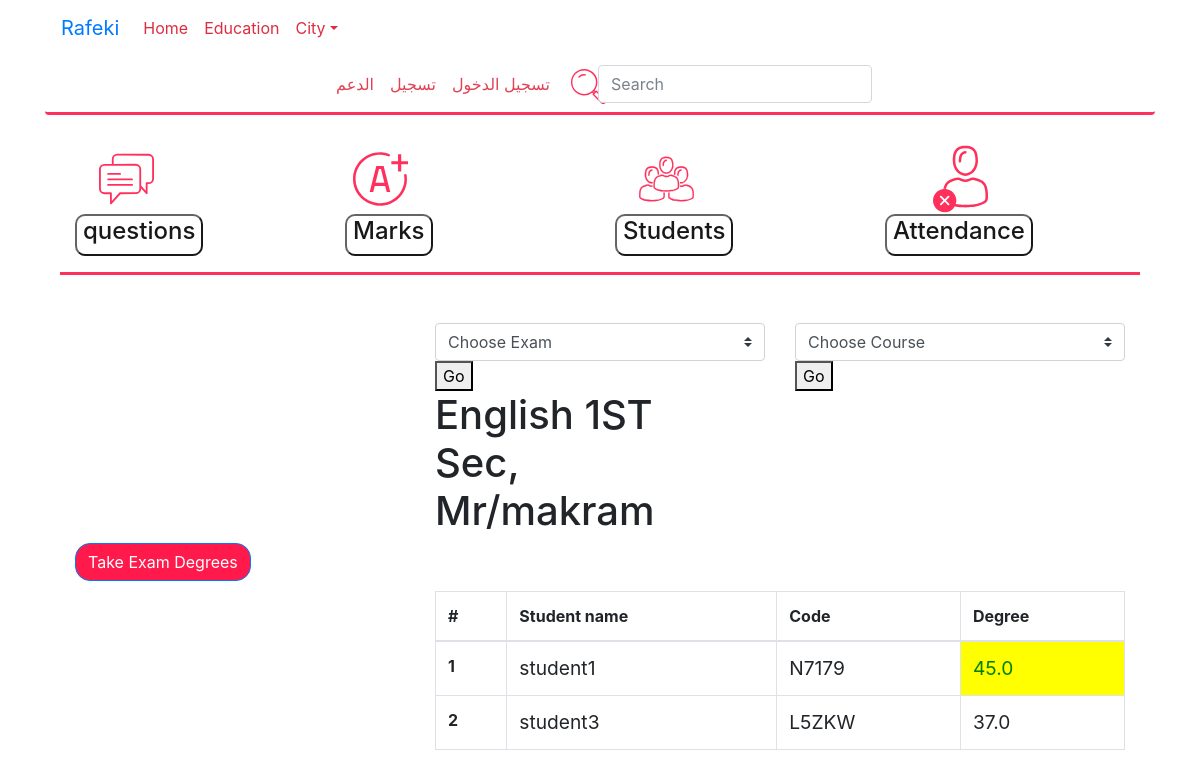
The app's page /sc/course/1/exam/7/, older data.
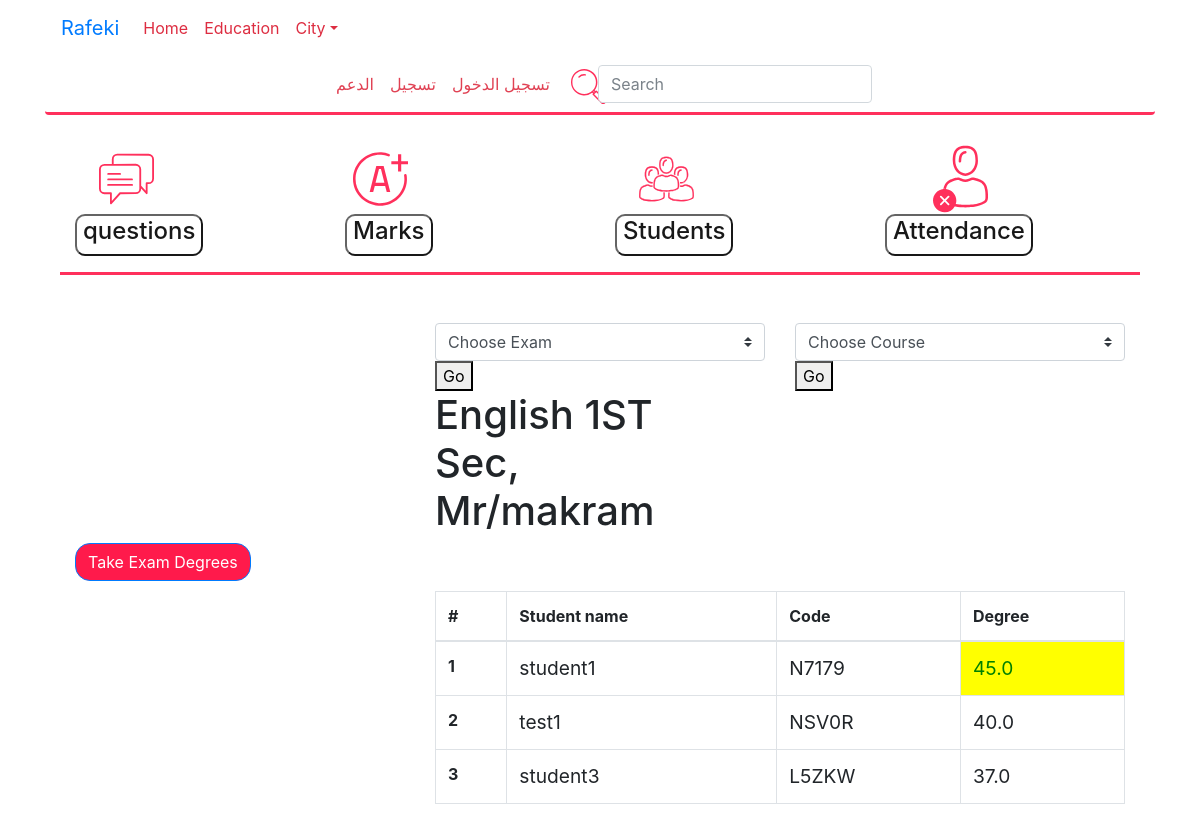
The same page, newer data.
### education/models.py (models this page shows, shortened)
class ExamRecord(models.Model):
    exam=models.ForeignKey(Exam, related_name='examrecords')
    exam_time=models.DateTimeField(db_index=True, auto_now_add=True,auto_now=False, editable=True)
    student_degree=models.FloatField(db_index=True,)
    student=models.ForeignKey(Student, related_name='examrecords')
    objects=ExamRecordManager()
    class Meta:
        unique_together=['exam', 'student']

class Student(models.Model):
    user = models.OneToOneField(User)
    study_at=models.CharField(max_length=70, null=True, blank=True)
    code = models.CharField(db_index=True, max_length=5, null=False, primary_key=True, default=id_generator)
    def __str__(self):
        return self.user.username

### education/school_dashboard_views.py (the view)
# urls.py: url(r'^course/(?P<course_pk>\d+)/exam/(?P<exam_pk>\d+)/$', school_views.SchoolExamDashboardView.as_view(), name='exam_detail'),
class SchoolExamDashboardView(TemplateView):
    template_name='school_exam_dashboard.html'
    def get_context_data(self, **kwargs):
        context=super().get_context_data(**kwargs)
        context['course']=course=get_object_or_404(Course, pk=self.kwargs['course_pk'])
        context['exam']=exam=get_object_or_404(Exam, pk=self.kwargs['exam_pk'])
        context['form']= ExamRecordForm
        context['students']=students=Student.objects.filter(courses=course)
        context['exams']=Exam.objects.annotate(top_stud=Max('examrecords__student_degree'))
        return context

### education/managers.py (called while the page is built)
    def get_queryset(self):
        return ExamRecordsQuerySet(self.model, using=self._db)  # Important!

### education/models.py (called while the page is built)
    def __str__(self):
        return self.Name

    def __str__(self):
        if self.name:
            return self.name
        return 'Exam of course '+str(self.course.name)+' at time '+(self.exam_time).strftime('%A,  %I:%M %p, %d, %B')

### education/templatetags/education_filters.py (called while the page is built)
@register.simple_tag
def exam_records_ordered(exam):
	records=ExamRecord.objects.filter(exam=exam).annotate(top_stud=Max('student_degree')).order_by('-top_stud')
	return records

### education/templates/school_exam_dashboard.html (shortened to what this page needs)
{% extends 'base.html'%}
{% load education_filters %}
{% block body %}
{% include "school_dashboard_base.html" with course=course %}
<div class="container">
	<div class="row">
		<div class="col-3 offset-md-4">
			<h1>{{ course.name }}, {{ course.school }}</h1>
		</div>
	</div>
	<div class="row">
<div class="col-2">
	<button type="button" class="btn btn-primary" data-toggle="modal" data-target="#exampleModal">
	  Take Exam Degrees
	</button>
</div>
{% exam_records_ordered exam as records %}
		<div class="col-8 mt-5 offset-md-2">
		<table class="table table-hover table-bordered">
		  <thead>
		    <tr>
		      <th scope="col">#</th>
		      <th scope="col">Student name</th>
		      <th scope="col">Code</th>
		      <th scope="col">Degree</th>
		    </tr>
		  </thead>
		  <tbody>
		  	{% for record in records %}
		    <tr>
		      <th scope="row">{{ forloop.counter }}</th>
		      <td style="font-size: 120%">{{ record.student }}</td>
		      <td style="font-size: 120%">{{ record.student.code}}</td>
		      	{% if forloop.counter == 1 %}
					<td style="color: green; background-color: yellow; font-size: 120%">{{ record.student_degree }}</td>
				{% else %}
					<td style="font-size: 120%">{{ record.student_degree }}</td>
				{% endif %}
				{% endfor %}
		    </tr>
		</div>
		</div>
</div>
{% endblock %}

Row changes from the older to the newer data that the page shows:
added ExamRecord: student "test1", student.code "NSV0R", student_degree "40.0"
